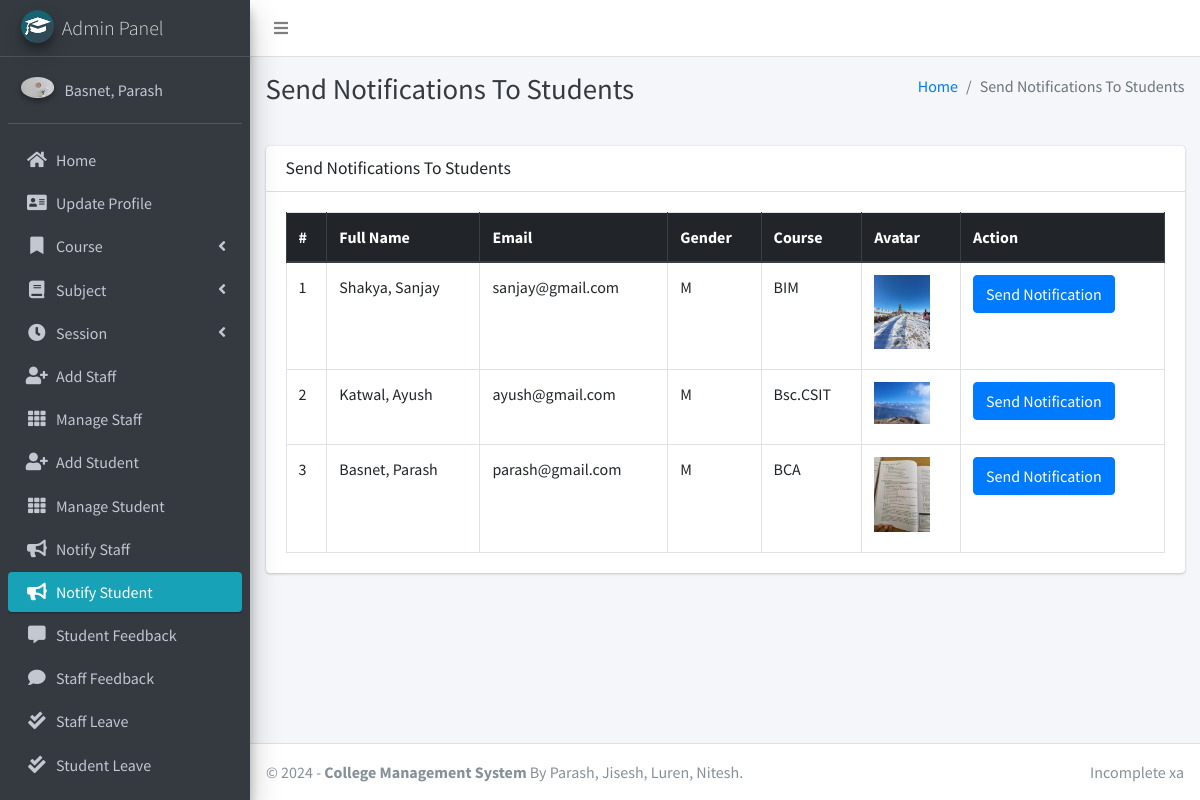
Page /admin_notify_student (signed in) on the committed database.
### main_app/models.py (models this page shows, shortened)
class CustomUser(AbstractUser):
    USER_TYPE = ((1, "HOD"), (2, "Staff"), (3, "Student"))
    GENDER = [("M", "Male"), ("F", "Female")]
    username = None  # Removed username, using email instead
    email = models.EmailField(unique=True)
    user_type = models.CharField(default=1, choices=USER_TYPE, max_length=1)
    gender = models.CharField(max_length=1, choices=GENDER)
    profile_pic = models.ImageField()
    address = models.TextField()
    fcm_token = models.TextField(default="")  # For firebase notifications
    created_at = models.DateTimeField(auto_now_add=True)
    updated_at = models.DateTimeField(auto_now=True)
    USERNAME_FIELD = "email"
    REQUIRED_FIELDS = []
    objects = CustomUserManager()
    def __str__(self):
        return self.last_name + ", " + self.first_name

class Student(models.Model):
    admin = models.OneToOneField(CustomUser, on_delete=models.CASCADE)
    course = models.ForeignKey(Course, on_delete=models.DO_NOTHING, null=True, blank=False)
    session = models.ForeignKey(Session, on_delete=models.DO_NOTHING, null=True)

class Course(models.Model):
    name = models.CharField(max_length=120)
    created_at = models.DateTimeField(auto_now_add=True)
    updated_at = models.DateTimeField(auto_now=True)

### main_app/hod_views.py (the view)
# urls.py: path("admin_notify_student", hod_views.admin_notify_student,
def admin_notify_student(request):
    student = CustomUser.objects.filter(user_type=3)
    context = {
        'page_title': "Send Notifications To Students",
        'students': student
    }
    return render(request, "hod_template/student_notification.html", context)

### main_app/templates/hod_template/student_notification.html (shortened to what this page needs)
{% extends 'main_app/base.html' %}
{% load static %}
{% block page_title %}{{page_title}}{% endblock page_title %}
{% block content %}
<section class="content">
    <div class="container-fluid">
        <div class="row">
            <div class="col-md-12">
                <div class="card">
                    <div class="card-header">
                        <h3 class="card-title">{{page_title}}</h3>
                    </div>
                    <div class="card-body">
                        <table id="example2" class="table table-bordered table-hover">
                            <thead class="thead-dark">
                                <tr>
                                    <th>#</th>
                                    <th>Full Name</th>
                                    <th>Email</th>
                                    <th>Gender</th>
                                    <th>Course</th>
                                    <th>Avatar</th>
                                    <th>Action</th>
                                </tr>
                            </thead>
                            <tbody>
                                {% for student in students %}
                                <tr>
                                    <td>{{ forloop.counter }}</td>
                                    <td>{{student.last_name}}, {{student.first_name}}</td>
                                    <td>{{student.email}}</td>
                                    <td>{{student.gender}}</td>
                                    <td>{{student.student.course.name}}</td>
                                    <td>
                                        {% if student.profile_pic == ""  %}
                                        No Image
                                        {% else %}
                                        <img class="img img-fluid mb-2" height="56" width="56"
                                            src="{{student.profile_pic}}" alt="">
                                        {% endif %}
                                    </td>
                                    <td><button data-toggle = "modal" data-target = "#myModal"class="btn btn-primary show_notification" value="{{student.id}}">Send Notification</button>
                                    </td>
                                </tr>
                                {% endfor %}
                            </tbody>
                        </table>
                    </div>
                </div>
            </div>
        </div>
    </div>
</section>
{% endblock content %}

### main_app/templates/main_app/base.html (shortened to what this page needs)
{% load static %}
<!DOCTYPE html>
<html>
<head>
    <link rel="stylesheet" href="{% static 'plugins/fontawesome-free/css/all.min.css'%} ">
    <link rel="stylesheet" href="https://code.ionicframework.com/ionicons/2.0.1/css/ionicons.min.css">
    <link rel="stylesheet"
        href="{% static 'plugins/tempusdominus-bootstrap-4/css/tempusdominus-bootstrap-4.min.css'%} ">
    <link rel="stylesheet" href="{% static 'plugins/icheck-bootstrap/icheck-bootstrap.min.css'%} ">
    <link rel="stylesheet" href="{% static 'dist/css/adminlte.min.css'%} ">
    <link rel="stylesheet" href="{% static 'plugins/overlayScrollbars/css/OverlayScrollbars.min.css'%} ">
    <link rel="stylesheet" href="{% static 'plugins/daterangepicker/daterangepicker.css'%} ">
</head>
<body class="hold-transition sidebar-mini layout-fixed">
    <div class="wrapper">
        <nav class="main-header navbar navbar-expand navbar-white navbar-light">
            <ul class="navbar-nav">
                <li class="nav-item">
                    <a class="nav-link" data-widget="pushmenu" href="#"><i class="fas fa-bars"></i></a>
                </li>
            </ul>
        </nav>
        {% include "main_app/sidebar_template.html" with user=user %}
        <div class="content-wrapper">
            <div class="content-header">
                <div class="container-fluid">
                    <div class="row mb-2">
                        <div class="col-sm-6">
                            <h1 class="m-0 text-dark">{% block page_title %}{% endblock page_title %}</h1>
                        </div>
                        <div class="col-sm-6">
                            <ol class="breadcrumb float-sm-right">
                                <li class="breadcrumb-item"><a href="#">Home</a></li>
                                <li class="breadcrumb-item active">{{ page_title }}</li>
                            </ol>
                        </div>
                    </div>
                </div>
            </div>
<section class="content">
    <div class="container-fluid">
        <div class="row">
            <div class="col-md-12">
            </div></div></div></section>
            {% block content %}
            {% endblock content %}
        </div>
        {% include "main_app/footer.html" %}
    </div>
</body>
</html>

### main_app/templates/main_app/sidebar_template.html (shortened to what this page needs)
{% load static %}
<aside class="main-sidebar sidebar-dark-info elevation-4">
    {% if request.user.user_type == '1' %}
    <a href="{% url 'admin_home' %}" class="brand-link">
        <img src="{% static 'dist/img/cmsl.png' %} " alt="AdminLTE Logo"
            class="brand-image img-circle elevation-3" >
        <span class="brand-text font-weight-light">Admin Panel</span>
    </a>
    <div class="sidebar">
        <div class="user-panel mt-3 pb-3 mb-3 d-flex">
            <div class="image">
                <img src="{{ request.user.profile_pic}}" class="img-circle elevation-2" alt="User Image">
            </div>
            <div class="info">
                <a href="#" class="d-block">{{user}}</a>
            </div>
        </div>
        <nav class="mt-2">
            <ul class="nav nav-pills nav-sidebar flex-column" data-widget="treeview" role="menu" data-accordion="false">
                <li class="nav-item">
                    {% url 'admin_home' as admin_home %}
                    <a href="{{admin_home}}" class="nav-link {% if admin_home == request.path %} active {% endif %}">
                        <i class="nav-icon fas fa-home"></i>
                        <p>
                            Home
                        </p>
                    </a>
                </li>
                <li class="nav-item">
                    {% url 'admin_view_profile' as admin_view_profile %}
                    <a href="{{admin_view_profile}}"
                        class="nav-link {% if admin_view_profile == request.path %} active {% endif %}">
                        <i class="nav-icon fas fa-address-card"></i>
                        <p>
                            Update Profile
                        </p>
                    </a>
                </li>
                <li class="nav-item has-treeview">
                    <a href="#" class="nav-link">
                        <i class="nav-icon fas fa-bookmark"></i>
                        <p>
                            Course
                            <i class="fas fa-angle-left right"></i>
                        </p>
                    </a>
                </li>
                <li class="nav-item has-treeview">
                    <a href="#" class="nav-link">
                        <i class="nav-icon fas fa-book"></i>
                        <p>
                            Subject
                            <i class="fas fa-angle-left right"></i>
                        </p>
                    </a>
                </li>
                <li class="nav-item has-treeview">
                    <a href="#" class="nav-link">
                        <i class="nav-icon fas fa-clock"></i>
                        <p>
                            Session
                            <i class="fas fa-angle-left right"></i>
                        </p>
                    </a>
                </li>
                <li class="nav-item">
                    {% url 'add_staff' as add_staff %}
                    <a href="{{add_staff}}" class="nav-link {% if add_staff == request.path %} active {% endif %}">
                        <i class="nav-icon fas fa-user-plus"></i>
                        <p>
                            Add Staff
                        </p>
                    </a>
                </li>
                <li class="nav-item">
                    {% url 'manage_staff' as manage_staff %}
                    {% url 'edit_staff' staff_id as edit_staff %}
                    <a href="{{manage_staff}}"
                        class="nav-link {% if manage_staff == request.path or request.path == edit_staff %} active {% endif %}">
                        <i class="nav-icon fas fa-th"></i>
                        <p>
                            Manage Staff
                        </p>
                    </a>
                </li>
                <li class="nav-item">
                    {% url 'add_student' as add_student%}
                    <a href="{{add_student}}" class="nav-link  {% if add_student == request.path %} active {% endif %}">
                        <i class="nav-icon fas fa-user-plus"></i>
                        <p>
                            Add Student
                        </p>
                    </a>
                </li>
                <li class="nav-item">
                    {% url 'manage_student' as manage_student %}
                    {% url 'edit_student' student_id as edit_student %}
                    <a href="{{manage_student}}"
                        class="nav-link  {% if edit_student == request.path or manage_student == request.path %} active {% endif %}">
                        <i class="nav-icon fas fa-th"></i>
                        <p>
                            Manage Student
                        </p>
                    </a>
                </li>
                <li class="nav-item">
                    {% url 'admin_notify_staff' as admin_notify_staff %}
                    <a href="{{admin_notify_staff}}"
                        class="nav-link {% if admin_notify_staff == request.path %} active {% endif %}">
                        <i class="nav-icon fas fa-bullhorn"></i>
                        <p>
                            Notify Staff
                        </p>
                    </a>
                </li>
                <li class="nav-item">
                    {% url 'admin_notify_student' as admin_notify_student %}
                    <a href="{{admin_notify_student}}"
                        class="nav-link {% if admin_notify_student == request.path %} active {% endif %}">
                        <i class="nav-icon fas fa-bullhorn"></i>
                        <p>
                            Notify Student
                        </p>
                    </a>
                </li>
                <li class="nav-item">
                <li class="nav-item">
                    {% url 'student_feedback_message' as student_feedback_message %}
                    <a href="{{ student_feedback_message }}"
                        class="nav-link  {% if student_feedback_message == request.path %} active {% endif %}">
                        <i class="nav-icon fas fa-comment-alt"></i>
                        <p>
                            Student Feedback
                        </p>
                    </a>
                </li>
                <li class="nav-item">
                    {% url 'staff_feedback_message' as staff_feedback_message %}
                    <a href="{{staff_feedback_message}}"
                        class="nav-link   {% if staff_feedback_message == request.path %} active {% endif %}">
                        <i class="nav-icon fas fa-comment"></i>
                        <p>
                            Staff Feedback
                        </p>
                    </a>
                </li>
                <li class="nav-item">
                    {% url 'view_staff_leave' as view_staff_leave %}
                    <a href="{{view_staff_leave}}"
                        class="nav-link  {% if view_staff_leave == request.path %} active {% endif %}">
                        <i class="nav-icon fas fa-check-double"></i>
                        <p>
                            Staff Leave
                        </p>
                    </a>
                </li>
                <li class="nav-item">
                    {% url 'view_student_leave' as view_student_leave %}
                    <a href="{% url 'view_student_leave' %}"
                        class="nav-link  {% if view_student_leave == request.path %} active {% endif %}">
                        <i class="nav-icon fas fa-check-double"></i>
                        <p>
                            Student Leave
                        </p>
                    </a>
                </li>
                                        {% endif %}
                                        <li class="nav-item">
                                            <a href="{% url 'user_logout' %}"
                                                onclick="return confirm('Your session would be terminated.\n\nProceed?')"
                                                class="nav-link">
                                            </a>
                                        </li>
                                    </ul>
                                </nav>
                            </div>
</aside>

### main_app/templates/main_app/footer.html
<footer class="main-footer">
    &copy; {% now "Y" %} - <strong>College Management System</strong>
    By Parash, Jisesh, Luren, Nitesh.
    <div class="float-right d-none d-sm-inline-block">
       Incomplete xa
    </div>
</footer>

### rows in the picture
CustomUser: user.profile_pic (picture), last_name+first_name "Basnet, Parash"
CustomUser: last_name "Shakya", first_name "Sanjay", email "sanjay@gmail.com", gender "M", student.course.name "BIM", shows a picture
CustomUser: last_name "Katwal", first_name "Ayush", email "ayush@gmail.com", gender "M", student.course.name "Bsc.CSIT", profile_pic (picture)
CustomUser: last_name "Basnet", first_name "Parash", email "parash@gmail.com", gender "M", student.course.name "BCA", profile_pic (picture)

### other values in the picture
{{ page_title }} "Send Notifications To Students"
